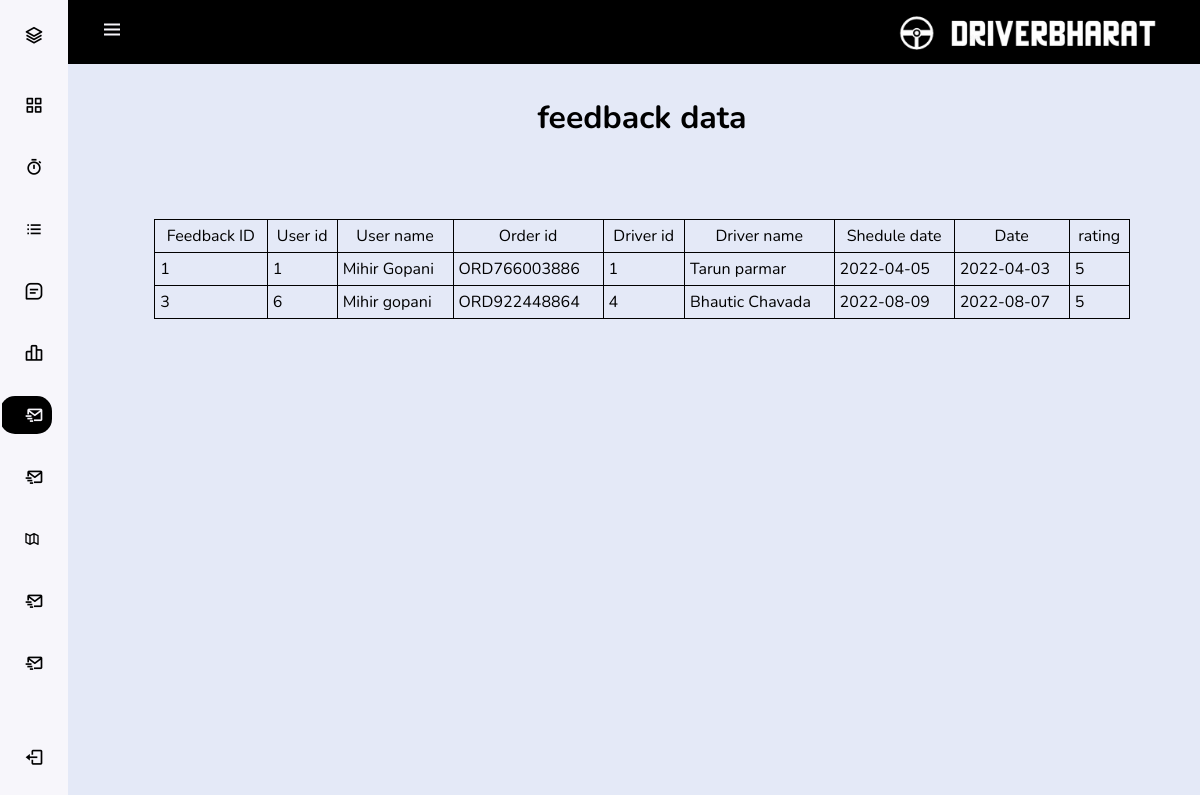
The app's page /dashbord/feedback.php with its own data.
### tables this page shows
CREATE TABLE `feedback_db` (
  `f_id` int(10) NOT NULL,
  `u_id` int(10) NOT NULL,
  `u_name` varchar(30) NOT NULL,
  `d_id` int(15) NOT NULL,
  `d_name` varchar(50) NOT NULL,
  `o_id` varchar(50) DEFAULT NULL,
  `sheduled_date` date NOT NULL,
  `f_date` date NOT NULL,
  `f_rating` varchar(5) NOT NULL
);

### dashbord/feedback.php (the view, shortened to what this page needs)
<!DOCTYPE html>
<html>
<?php
include ("css/conn.php");
?>
<head>
    <link href='https://cdn.jsdelivr.net/npm/boxicons@2.0.5/css/boxicons.min.css' rel='stylesheet'>
    <link rel="stylesheet" href="css/style.css">
</head>
<body id="body-pd">
    <header class="header" id="header">
        <div class="header__toggle">
            <i class='bx bx-menu' id="header-toggle"></i>
        </div>
        <div class="header__img">
        <img src="../img/pnglogo.png">
        </div>
    </header>
    <div class="l-navbar" id="nav-bar">
        <nav class="nav">
            <div>
                <a href="#" class="nav__logo">
                    <i class='bx bx-layer nav__logo-icon'></i>
                </a>
                <div class="nav__list">
                    <a href="dashbord.php" class="nav__link">
                        <i class='bx bx-grid-alt nav__icon'></i>
                    </a>
                    <a href="admin.php" class="nav__link ">
                        <i class='bx bx-stopwatch nav__icon'></i>
                    </a>
                    <a href="user.php" class="nav__link">
                        <i class='bx bx-list-ul nav__icon'></i>
                    </a>
                    <a href="driver.php" class="nav__link">
                        <i class='bx bx-message-square-detail nav__icon'></i>
                    </a>
                    <a href="bookings.php" class="nav__link">
                        <i class='bx bx-bar-chart-alt-2 nav__icon'></i>
                    </a>
                    <a href="feedback.php" class="nav__link active">
                        <i class='bx bx-mail-send nav__icon'></i>
                    </a>
                    <a href="complaint.php" class="nav__link">
                        <i class='bx bx-mail-send nav__icon'></i>
                    </a>
                    <a href="state.php" class="nav__link">
                        <i class='bx bx-map-alt'></i>
                    </a>
                    <a href="payments.php" class="nav__link">
                        <i class='bx bx-mail-send nav__icon'></i>
                    </a>
                    <a href="reports.php" class="nav__link">
                        <i class='bx bx-mail-send nav__icon'></i>
                    </a>
                </div>
            </div>
            <a href="logout.php" class="nav__link">
                <i class='bx bx-log-out nav__icon'></i>
            </a>
        </nav>
    </div>
    <h1>feedback data</h1>
    <table id="table">
            <thead>
                <tr>
                    <td>Feedback ID</td>
                    <td>User id</td>
                    <td>User name</td>
                    <td>Order id</td>
                    <td>Driver id</td>
                    <td>Driver name</td>
                    <td>Shedule date</td>
                    <td>Date</td>
                    <td>rating</td>
                </tr>
            </thead>
            <tbody>
                <?php
                $query = " SELECT * FROM feedback_db";
                $query_run = mysqli_query($conn, $query);
                if (mysqli_num_rows($query_run) > 0) {
                    foreach($query_run as $row) {
                        ?>
                            <tr>
                                <td><?= $row['f_id']; ?></td>
                                <td><?= $row['u_id']; ?></td>
                                <td><?= $row['u_name']; ?></td>
                                <td><?= $row['o_id']; ?></td>
                                <td><?= $row['d_id']; ?></td>
                                <td><?= $row['d_name']; ?></td>
                                <td><?= $row['sheduled_date']; ?></td>
                                <td><?= $row['f_date']; ?></td>
                                <td><?= $row['f_rating']; ?></td>
                            </tr>
                        <?php
                    }
                }
                else {
                    ?>
                        <tr>
                            <td collspan="5"></td>
                        </tr>
                    <?php
                }
                    ?>
                </tbody>
            </table>
</body>
</html>

### dashbord/css/style.css (style rules this page uses)
:root { --header-height: 3rem; --nav-width: 68px; --nav-width2: 200px; --light-purple-color: #E4E9F7; --black-color: black; --white-color: #F7F6FB; --grey-color: grey; --body-font: 'Nunito', sans-serif; --normal-font-size: 1rem; --z-fixed: 100; }
body { width: 100%; position: relative; margin: var(--header-height) 0 0 0; padding: 0 1rem; font-family: var(--body-font); font-size: var(--normal-font-size); transition: .5s; background-color: var(--light-purple-color); box-sizing: border-box; }
a { text-decoration: none; }
.header { width: 100%; height: var(--header-height); position: fixed; top: 0; left: 0; display: flex; align-items: center; justify-content: space-between; padding: 0 1rem; background-color: var(--black-color); z-index: var(--z-fixed); transition: .5s; }
.header__toggle { color: var(--white-color); font-size: 1.5rem; cursor: pointer; }
.header__img { width: 100px; height: 35px; display: flex; justify-content: center; overflow: hidden; }
.header__img img { width: 100px; }
.l-navbar { position: fixed; top: 0; left: -60%; width: var(--nav-width2); height: 100vh; background: var(--white-color); padding: .5rem 1rem 0 0; transition: .5s; z-index: var(--z-fixed); }
.nav { height: 100%; display: flex; flex-direction: column; justify-content: space-between; overflow: hidden; }
.nav__logo, .nav__link { display: grid; grid-template-columns: max-content max-content; align-items: center; column-gap: 1rem; padding: .5rem 0 .5rem 1.5rem; }
.nav__logo { margin-bottom: 2rem; }
.nav__logo-icon { font-size: 1.25rem; color: var(--black-color); }
.nav__link { position: relative; color: var(--black-color); margin-bottom: 1.5rem; transition: .3s; }
.nav__icon { font-size: 1.25rem; }
.active { border-radius: 15px; background-color: var(--black-color); color: var(--white-color); }
.active::before { content: ''; position: absolute; left: 0; width: 2px; height: 32px; background-color: var(--white-color); }
h1 { padding: 2rem 0 0; text-align: center; }
table, th, td { border: 1px solid black; border-collapse: collapse; padding: 5px; }
thead td { text-align: center; }
table { width: 90%; margin: 80px auto 0px auto; visibility: visible; display: table; font-size: auto; }
@media only screen and (min-width:860px) { body { margin: calc(var(--header-height) + 1rem) 0 0 0; padding-left: calc(var(--nav-width) + 2rem); } }
@media only screen and (min-width:860px) { .header { height: calc(var(--header-height) + 1rem); padding: 0 2rem 0 calc(var(--nav-width) + 2rem); } }
@media only screen and (min-width:860px) { .header__img { width: auto; height: 50px; } }
@media only screen and (min-width:860px) { .header__img img { width: auto; } }
@media only screen and (min-width:860px) { .l-navbar { left: 0; padding: 1rem 1rem 0 0; width: calc(var(--nav-width)); } }
@media only screen and (min-width:860px) { table, th, td { border: 1px solid black; border-collapse: collapse; padding: 5px; } }
@media only screen and (min-width:860px) { thead td { text-align: center; } }
@media only screen and (min-width:860px) { table { width: 90%; margin: 80px auto 0px auto; visibility: visible; display: table; } }

### records on screen
feedback_db: f_id "1", u "1", u_name "Mihir Gopani", o "ORD766003886", d "1", d_name "Tarun parmar", sheduled_date "2022-04-05", f_date "2022-04-03", f_rating "5"
feedback_db: f_id "3", u "6", u_name "Mihir gopani", o "ORD922448864", d "4", d_name "Bhautic Chavada", sheduled_date "2022-08-09", f_date "2022-08-07", f_rating "5"
